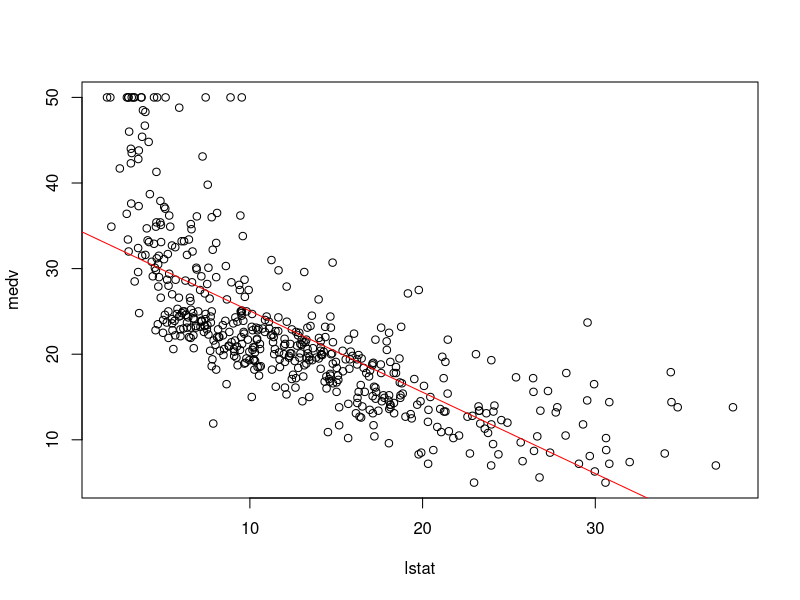

The R script that drew this image:
library(MASS)

# Interpretations:

# Residuals: Difference between observed response values and the response values the model predicted
# Look for a symmetrical distribution across these points on the mean value zero (0)-- if not symmetrical,
# the model is predicting points that fall far away from the observed points

# Coefficients: 
# Estimates: First row is the estimate--expected housing value based on the average of the dataset
#           Second row is slope-- basically the effect on housing cost each of these take.
#Standard Error: Average amount that the coefficient estimates vary from the actual average of our response variable
#           Basically the standard deviation
#t-value: How many standard deviations the coefficient estimate is away from zero. The further from zero, the better
#           chance we have to reject the null hypothesis (declare a relationship between things)


#Simple linear regression

names(Boston) #gives names of variables available in the dataset
?Boston #request extra details about the data set
plot(medv~lstat,data=Boston) #plot the medium values of the houses from lstat. Left of the ~ is the dependent variable, right are independent)
fit1=lm(medv~lstat,data=Boston) #lm for Linear Model that can detect or predict the medium value of the stat
summary(fit1) #see what is saved inside fit1-- will contain residuals, coefficients, R^2 (the higher the R^2, the higher the accuracy)
abline(fit1,col="red") #add the line to our model that has been created

#Multiple linear regression

fit2=lm(medv~lstat+age,data=Boston)
summary(fit2)
fit3=lm(medv~.,data=Boston) # . for all independent variables
summary(fit3)
fit4=update(fit3,~.-age-indus)
summary(fit4)
#Interaction terms

#Non-linear transformations of the predictors

#Qualitative predictors